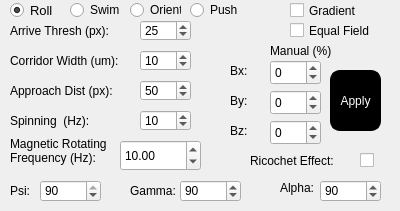
     <widget class="QWidget" name="Control">
      <attribute name="title">
       <string>Magnetic Control</string>
      </attribute>
      <widget class="QRadioButton" name="rollradio">
       <property name="geometry">
        <rect>
         <x>10</x>
         <y>0</y>
         <width>51</width>
         <height>21</height>
        </rect>
       </property>
       <property name="font">
        <font>
         <pointsize>10</pointsize>
         <weight>50</weight>
         <italic>false</italic>
         <bold>false</bold>
        </font>
       </property>
       <property name="text">
        <string>Roll</string>
       </property>
       <property name="checked">
        <bool>true</bool>
       </property>
      </widget>
      <widget class="QRadioButton" name="swimradio">
       <property name="geometry">
        <rect>
         <x>70</x>
         <y>0</y>
         <width>51</width>
         <height>20</height>
        </rect>
       </property>
       <property name="text">
        <string>Swim</string>
       </property>
      </widget>
      <widget class="QRadioButton" name="orientradio">
       <property name="geometry">
        <rect>
         <x>130</x>
         <y>0</y>
         <width>51</width>
         <height>20</height>
        </rect>
       </property>
       <property name="text">
        <string>Orient</string>
       </property>
      </widget>
      <widget class="QRadioButton" name="pushradio">
       <property name="geometry">
        <rect>
         <x>190</x>
         <y>0</y>
         <width>51</width>
         <height>20</height>
        </rect>
       </property>
       <property name="text">
        <string>Push</string>
       </property>
      </widget>
      <widget class="QCheckBox" name="gradient_status_checkbox">
       <property name="geometry">
        <rect>
         <x>290</x>
         <y>0</y>
         <width>71</width>
         <height>21</height>
        </rect>
       </property>
       <property name="text">
        <string>Gradient</string>
       </property>
      </widget>
      <widget class="QCheckBox" name="equal_field_checkbox">
       <property name="geometry">
        <rect>
         <x>290</x>
         <y>20</y>
         <width>81</width>
         <height>21</height>
        </rect>
       </property>
       <property name="text">
        <string>Equal Field</string>
       </property>
      </widget>
      <widget class="QLabel" name="psilabel">
       <property name="geometry">
        <rect>
         <x>10</x>
         <y>180</y>
         <width>31</width>
         <height>21</height>
        </rect>
       </property>
       <property name="text">
        <string>Psi: </string>
       </property>
      </widget>
      <widget class="QLabel" name="gammalabel">
       <property name="geometry">
        <rect>
         <x>130</x>
         <y>180</y>
         <width>51</width>
         <height>21</height>
        </rect>
       </property>
       <property name="text">
        <string>Gamma: </string>
       </property>
      </widget>
      <widget class="QSpinBox" name="alphaspinBox">
       <property name="geometry">
        <rect>
         <x>320</x>
         <y>180</y>
         <width>61</width>
         <height>22</height>
        </rect>
       </property>
       <property name="maximum">
        <number>360</number>
       </property>
       <property name="value">
        <number>90</number>
       </property>
      </widget>
      <widget class="QLabel" name="manualalphalabel">
       <property name="geometry">
        <rect>
         <x>280</x>
         <y>180</y>
         <width>41</width>
         <height>16</height>
        </rect>
       </property>
       <property name="text">
        <string>Alpha:</string>
       </property>
      </widget>
      <widget class="QDoubleSpinBox" name="magneticfrequencyspinBox">
       <property name="geometry">
        <rect>
         <x>120</x>
         <y>140</y>
         <width>81</width>
         <height>31</height>
        </rect>
       </property>
       <property name="decimals">
        <number>2</number>
       </property>
       <property name="maximum">
        <double>250.000000000000000</double>
       </property>
       <property name="value">
        <double>10.000000000000000</double>
       </property>
      </widget>
      <widget class="QLabel" name="rollingfrequencylabel">
       <property name="geometry">
        <rect>
         <x>10</x>
         <y>130</y>
         <width>111</width>
         <height>41</height>
        </rect>
       </property>
       <property name="text">
        <string>Magnetic Rotating 
Frequency (Hz):</string>
       </property>
      </widget>
      <widget class="QSpinBox" name="gammaspinBox">
       <property name="geometry">
        <rect>
         <x>180</x>
         <y>180</y>
         <width>61</width>
         <height>22</height>
        </rect>
       </property>
       <property name="maximum">
        <number>180</number>
       </property>
       <property name="value">
        <number>90</number>
       </property>
      </widget>
      <widget class="QSpinBox" name="psispinBox">
       <property name="geometry">
        <rect>
         <x>40</x>
         <y>180</y>
         <width>61</width>
         <height>22</height>
        </rect>
       </property>
       <property name="maximum">
        <number>90</number>
       </property>
       <property name="value">
        <number>90</number>
       </property>
      </widget>
      <widget class="QSpinBox" name="arrivalthreshbox">
       <property name="geometry">
        <rect>
         <x>140</x>
         <y>20</y>
         <width>51</width>
         <height>21</height>
        </rect>
       </property>
       <property name="minimum">
        <number>1</number>
       </property>
       <property name="maximum">
        <number>400</number>
       </property>
       <property name="value">
        <number>25</number>
       </property>
      </widget>
      <widget class="QLabel" name="arrivalthreshlabel">
       <property name="geometry">
        <rect>
         <x>10</x>
         <y>20</y>
         <width>131</width>
         <height>21</height>
        </rect>
       </property>
       <property name="text">
        <string>Arrive Thresh (px):</string>
       </property>
      </widget>
      <widget class="QLabel" name="corriderwidthlabel">
       <property name="geometry">
        <rect>
         <x>10</x>
         <y>50</y>
         <width>121</width>
         <height>21</height>
        </rect>
       </property>
       <property name="text">
        <string>Corridor Width (um):</string>
       </property>
      </widget>
      <widget class="QSpinBox" name="corridorwidthbox">
       <property name="geometry">
        <rect>
         <x>140</x>
         <y>50</y>
         <width>51</width>
         <height>21</height>
        </rect>
       </property>
       <property name="minimum">
        <number>2</number>
       </property>
       <property name="maximum">
        <number>1000</number>
       </property>
       <property name="value">
        <number>10</number>
       </property>
      </widget>
      <widget class="QSpinBox" name="approachdistancebox">
       <property name="geometry">
        <rect>
         <x>140</x>
         <y>80</y>
         <width>51</width>
         <height>21</height>
        </rect>
       </property>
       <property name="minimum">
        <number>1</number>
       </property>
       <property name="maximum">
        <number>400</number>
       </property>
       <property name="value">
        <number>50</number>
       </property>
      </widget>
      <widget class="QLabel" name="approachdistancelabel">
       <property name="geometry">
        <rect>
         <x>10</x>
         <y>80</y>
         <width>121</width>
         <height>21</height>
        </rect>
       </property>
       <property name="text">
        <string>Approach Dist (px):</string>
       </property>
      </widget>
      <widget class="QLabel" name="approachdistancelabel_2">
       <property name="geometry">
        <rect>
         <x>10</x>
         <y>110</y>
         <width>121</width>
         <height>21</height>
        </rect>
       </property>
       <property name="text">
        <string>Spinning  (Hz):</string>
       </property>
      </widget>
      <widget class="QSpinBox" name="spinningfreqbox">
       <property name="geometry">
        <rect>
         <x>140</x>
         <y>110</y>
         <width>51</width>
         <height>21</height>
        </rect>
       </property>
       <property name="minimum">
        <number>1</number>
       </property>
       <property name="maximum">
        <number>100</number>
       </property>
       <property name="value">
        <number>10</number>
       </property>
      </widget>
      <widget class="QCheckBox" name="ricochet_effect_checkbox">
       <property name="geometry">
        <rect>
         <x>360</x>
         <y>150</y>
         <width>31</width>
         <height>21</height>
        </rect>
       </property>
       <property name="text">
        <string/>
       </property>
       <property name="checked">
        <bool>false</bool>
       </property>
      </widget>
      <widget class="QLabel" name="ricocheteffectlabel">
       <property name="geometry">
        <rect>
         <x>250</x>
         <y>150</y>
         <width>101</width>
         <height>21</height>
        </rect>
       </property>
       <property name="text">
        <string>Ricochet Effect:</string>
       </property>
      </widget>
      <widget class="QLabel" name="label_6">
       <property name="geometry">
        <rect>
         <x>270</x>
         <y>40</y>
         <width>81</width>
         <height>21</height>
        </rect>
       </property>
       <property name="text">
        <string>Manual (%)</string>
       </property>
      </widget>
      <widget class="QSpinBox" name="manualfieldBx">
       <property name="geometry">
        <rect>
         <x>270</x>
         <y>60</y>
         <width>51</width>
         <height>25</height>
        </rect>
       </property>
       <property name="minimum">
        <number>-100</number>
       </property>
       <property name="maximum">
        <number>100</number>
       </property>
       <property name="value">
        <number>0</number>
       </property>
      </widget>
      <widget class="QLabel" name="label_7">
       <property name="geometry">
        <rect>
         <x>230</x>
         <y>60</y>
         <width>21</width>
         <height>21</height>
        </rect>
       </property>
       <property name="text">
        <string>Bx:</string>
       </property>
      </widget>
      <widget class="QSpinBox" name="manualfieldBy">
       <property name="geometry">
        <rect>
         <x>270</x>
         <y>90</y>
         <width>51</width>
         <height>25</height>
        </rect>
       </property>
       <property name="minimum">
        <number>-100</number>
       </property>
       <property name="maximum">
        <number>100</number>
       </property>
       <property name="value">
        <number>0</number>
       </property>
       <property name="displayIntegerBase">
        <number>10</number>
       </property>
      </widget>
      <widget class="QLabel" name="label_8">
       <property name="geometry">
        <rect>
         <x>230</x>
         <y>90</y>
         <width>21</width>
         <height>21</height>
        </rect>
       </property>
       <property name="text">
        <string>By:</string>
       </property>
      </widget>
      <widget class="QSpinBox" name="manualfieldBz">
       <property name="geometry">
        <rect>
         <x>270</x>
         <y>120</y>
         <width>51</width>
         <height>25</height>
        </rect>
       </property>
       <property name="minimum">
        <number>-100</number>
       </property>
       <property name="maximum">
        <number>100</number>
       </property>
       <property name="value">
        <number>0</number>
       </property>
       <property name="displayIntegerBase">
        <number>10</number>
       </property>
      </widget>
      <widget class="QLabel" name="label_9">
       <property name="geometry">
        <rect>
         <x>230</x>
         <y>120</y>
         <width>21</width>
         <height>21</height>
        </rect>
       </property>
       <property name="text">
        <string>Bz:</string>
       </property>
      </widget>
      <widget class="QPushButton" name="manualapplybutton">
       <property name="geometry">
        <rect>
         <x>330</x>
         <y>70</y>
         <width>51</width>
         <height>61</height>
        </rect>
       </property>
       <property name="styleSheet">
        <string notr="true">QPushButton {
                color: rgb(255, 255, 255);
                background-color: rgb(0, 0, 0);
                border-style: outset;
                border-width: 2px;
                border-radius: 10px;
                border-color: rgb(0, 0, 0);
                min-width: 1em;
                padding: 1px;
            }
            QPushButton:hover {
                background-color: rgb(100, 100, 100);
                color: rgb(0, 0, 0);
                border-style: inset;
            }

 		QPushButton:checked {
                color: rgb(255, 255, 255);
                background-color: rgb(255, 0, 0);
                border-style: outset;
                border-width: 2px;
                border-radius: 10px;
                border-color: rgb(200, 0, 0);
                min-width: 1em;
                padding: 1px;
}</string>
       </property>
       <property name="text">
        <string>Apply</string>
       </property>
       <property name="checkable">
        <bool>true</bool>
       </property>
      </widget>
     </widget>
